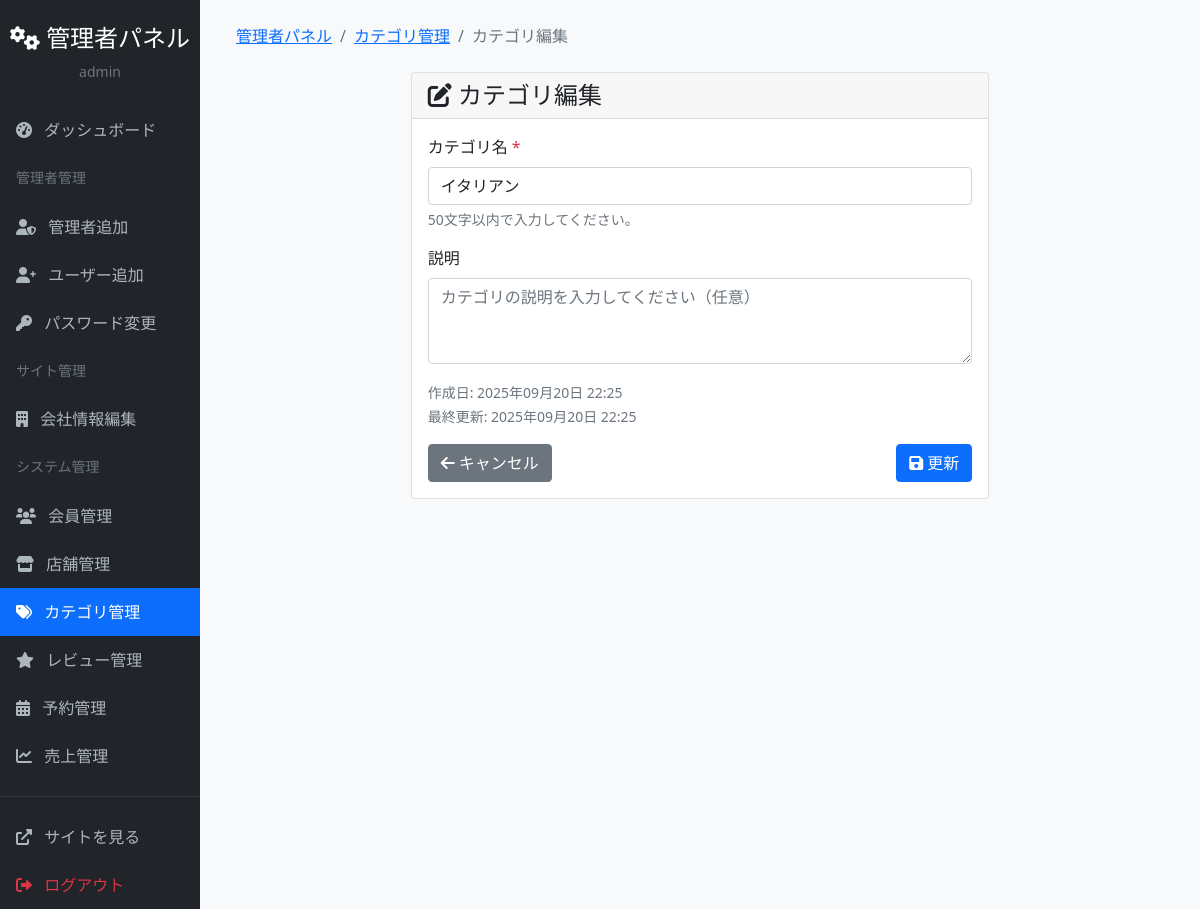
/admin-panel/categories/2/edit/ (signed in), run on the app's committed database.
### accounts/models.py (models this page shows, shortened)
class User(AbstractUser):
    furigana = models.CharField('フリガナ', max_length=100, blank=True)
    postal_code = models.CharField('郵便番号', max_length=8, blank=True)
    address = models.TextField('住所', blank=True)
    phone_number = models.CharField('電話番号', max_length=15, blank=True)
    is_premium = models.BooleanField('プレミアム会員', default=False)
    email_verified = models.BooleanField('メール認証済み', default=False)
    created_at = models.DateTimeField('作成日時', auto_now_add=True)
    updated_at = models.DateTimeField('更新日時', auto_now=True)
    class Meta:
        verbose_name = 'ユーザー'
        verbose_name_plural = 'ユーザー'

### categories/models.py (models this page shows, shortened)
class Category(models.Model):
    name = models.CharField('カテゴリ名', max_length=50, unique=True)
    description = models.TextField('説明', blank=True)
    created_at = models.DateTimeField('作成日時', auto_now_add=True)
    updated_at = models.DateTimeField('更新日時', auto_now=True)
    class Meta:
        verbose_name = 'カテゴリ'
        verbose_name_plural = 'カテゴリ'
        ordering = ['name']

### admin_panel/views.py (the view, shortened to what this page needs)
# urls.py: path('categories/<int:category_id>/edit/', views.category_edit, name='category_edit'),
@staff_member_required
def category_edit(request, category_id):
    category = get_object_or_404(Category, id=category_id)
    context = {
        'category': category
    }
    return render(request, 'admin_panel/category_edit.html', context)

### admin_panel/context_processors.py (called while the page is built)
def company_info(request):
    return {
        'company_info': CompanyInfo.get_instance()
    }

### admin_panel/models.py (called while the page is built)
    @classmethod
    def get_instance(cls):
        obj, created = cls.objects.get_or_create(pk=1)
        return obj

### admin_panel/templates/admin_panel/category_edit.html (shortened to what this page needs)
{% extends 'admin_panel/base.html' %}
{% block breadcrumb %}
<li class="breadcrumb-item"><a href="{% url 'admin_panel:category_list' %}">カテゴリ管理</a></li>
<li class="breadcrumb-item active">カテゴリ編集</li>
{% endblock %}
{% block content %}
<div class="container mt-4">
    <div class="row justify-content-center">
        <div class="col-md-8">
            <div class="card">
                <div class="card-header">
                    <h4 class="mb-0">
                        <i class="fas fa-edit"></i> カテゴリ編集
                    </h4>
                </div>
                <div class="card-body">
                    <form method="post">
                        <div class="mb-3">
                            <label for="name" class="form-label">カテゴリ名 <span class="text-danger">*</span></label>
                            <input type="text" class="form-control" id="name" name="name" value="{{ category.name }}" required maxlength="50">
                            <div class="form-text">50文字以内で入力してください。</div>
                        </div>
                        <div class="mb-3">
                            <label for="description" class="form-label">説明</label>
                            <textarea class="form-control" id="description" name="description" rows="3" placeholder="カテゴリの説明を入力してください（任意）">{{ category.description }}</textarea>
                        </div>
                        <div class="mb-3">
                            <small class="text-muted">
                                作成日: {{ category.created_at|date:"Y年m月d日 H:i" }}<br>
                                最終更新: {{ category.updated_at|date:"Y年m月d日 H:i" }}
                            </small>
                        </div>
                        <div class="d-flex justify-content-between">
                            <a href="{% url 'admin_panel:category_list' %}" class="btn btn-secondary">
                                <i class="fas fa-arrow-left"></i> キャンセル
                            </a>
                            <button type="submit" class="btn btn-primary">
                                <i class="fas fa-save"></i> 更新
                            </button>
                        </div>
                    </form>
                </div>
            </div>
        </div>
    </div>
</div>
{% endblock %}

### admin_panel/templates/admin_panel/base.html (shortened to what this page needs)
<!DOCTYPE html>
<html lang="ja">
<head>
    <link href="https://cdn.jsdelivr.net/npm/bootstrap@5.1.3/dist/css/bootstrap.min.css" rel="stylesheet">
    <link href="https://cdnjs.cloudflare.com/ajax/libs/font-awesome/6.0.0/css/all.min.css" rel="stylesheet">
</head>
<body>
    <div class="container-fluid">
        <div class="row">
            <div class="col-md-3 col-lg-2 px-0 sidebar">
                <div class="d-flex flex-column">
                    <div class="text-center py-4">
                        <h4 class="text-white">
                            <i class="fas fa-cogs"></i> 管理者パネル
                        </h4>
                        <p class="text-muted small mb-0">{{ user.username }}</p>
                    </div>
                    <nav class="nav flex-column">
                        <a class="nav-link {% if request.resolver_match.url_name == 'dashboard' %}active{% endif %}"
                           href="{% url 'admin_panel:dashboard' %}">
                            <i class="fas fa-tachometer-alt me-2"></i> ダッシュボード
                        </a>
                        <div class="px-3 pt-3 pb-2">
                            <h6 class="text-muted text-uppercase small">管理者管理</h6>
                        </div>
                        <a class="nav-link {% if request.resolver_match.url_name == 'admin_user_create' %}active{% endif %}"
                           href="{% url 'admin_panel:admin_user_create' %}">
                            <i class="fas fa-user-shield me-2"></i> 管理者追加
                        </a>
                        <a class="nav-link {% if request.resolver_match.url_name == 'regular_user_create' %}active{% endif %}"
                           href="{% url 'admin_panel:regular_user_create' %}">
                            <i class="fas fa-user-plus me-2"></i> ユーザー追加
                        </a>
                        <a class="nav-link {% if request.resolver_match.url_name == 'admin_password_change' %}active{% endif %}"
                           href="{% url 'admin_panel:admin_password_change' %}">
                            <i class="fas fa-key me-2"></i> パスワード変更
                        </a>
                        <div class="px-3 pt-3 pb-2">
                            <h6 class="text-muted text-uppercase small">サイト管理</h6>
                        </div>
                        <a class="nav-link {% if request.resolver_match.url_name == 'company_info_edit' %}active{% endif %}"
                           href="{% url 'admin_panel:company_info_edit' %}">
                            <i class="fas fa-building me-2"></i> 会社情報編集
                        </a>
                        <div class="px-3 pt-3 pb-2">
                            <h6 class="text-muted text-uppercase small">システム管理</h6>
                        </div>
                        <a class="nav-link {% if request.resolver_match.url_name == 'user_list' %}active{% endif %}"
                           href="{% url 'admin_panel:user_list' %}">
                            <i class="fas fa-users me-2"></i> 会員管理
                        </a>
                        <a class="nav-link {% if request.resolver_match.url_name == 'restaurant_list' %}active{% endif %}"
                           href="{% url 'admin_panel:restaurant_list' %}">
                            <i class="fas fa-store me-2"></i> 店舗管理
                        </a>
                        <a class="nav-link {% if 'category' in request.resolver_match.url_name %}active{% endif %}"
                           href="{% url 'admin_panel:category_list' %}">
                            <i class="fas fa-tags me-2"></i> カテゴリ管理
                        </a>
                        <a class="nav-link {% if request.resolver_match.url_name == 'review_list' %}active{% endif %}"
                           href="{% url 'admin_panel:review_list' %}">
                            <i class="fas fa-star me-2"></i> レビュー管理
                        </a>
                        <a class="nav-link {% if 'reservation' in request.resolver_match.url_name %}active{% endif %}"
                           href="{% url 'admin_panel:reservation_list' %}">
                            <i class="fas fa-calendar-alt me-2"></i> 予約管理
                        </a>
                        <a class="nav-link {% if request.resolver_match.url_name == 'sales_report' %}active{% endif %}"
                           href="{% url 'admin_panel:sales_report' %}">
                            <i class="fas fa-chart-line me-2"></i> 売上管理
                        </a>
                        <hr class="text-muted">
                        <a class="nav-link" href="{% url 'restaurants:index' %}" target="_blank">
                            <i class="fas fa-external-link-alt me-2"></i> サイトを見る
                        </a>
                        <a class="nav-link text-danger" href="{% url 'admin_panel:admin_logout' %}">
                            <i class="fas fa-sign-out-alt me-2"></i> ログアウト
                        </a>
                    </nav>
                </div>
            </div>
            <div class="col-md-9 col-lg-10 main-content">
                <div class="p-4">
                    <nav aria-label="breadcrumb" class="mb-4">
                        <ol class="breadcrumb">
                            <li class="breadcrumb-item">
                                <a href="{% url 'admin_panel:dashboard' %}">管理者パネル</a>
                            </li>
                            {% block breadcrumb %}{% endblock %}
                        </ol>
                    </nav>
                    {% block content %}
                    {% endblock %}
                </div>
            </div>
        </div>
    </div>
</body>
</html>

### admin_panel/templates/admin_panel/base.html (style rules this page uses)
.sidebar { min-height: 100vh; background-color: #212529; }
.sidebar .nav-link { color: #adb5bd; padding: 0.75rem 1rem; }
.sidebar .nav-link.active { color: #fff; background-color: #0d6efd; }
.main-content { background-color: #f8f9fa; min-height: 100vh; }

### data on the page
User: username "admin"
Category: name "イタリアン", created_at "2025年09月20日 22:25", updated_at "2025年09月20日 22:25"
